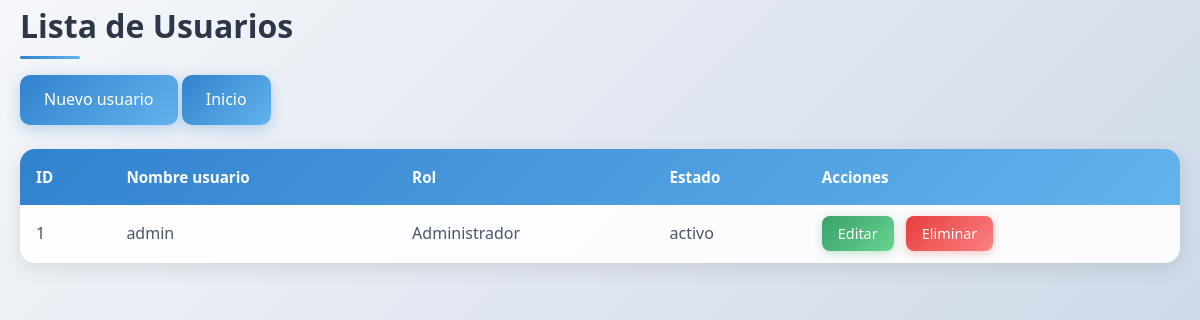
The page /usuarios_services/R_usuario.php (signed in) on the database its author committed.
### tables this page shows
CREATE TABLE usuario (
  id_usuario INT(11) NOT NULL,
  nombre_usuario VARCHAR(50) DEFAULT NULL,
  contrasena VARCHAR(100) DEFAULT NULL,
  rol VARCHAR(20) DEFAULT NULL,
  estado VARCHAR(10) DEFAULT NULL
);

### auth_services/permisos.php (called while the page is built, shortened)
<?php
$permisos = [
    'Administrador' => ['crear', 'editar', 'eliminar', 'listar'],
    'Desarrollador' => ['listar', 'editar', 'crear'],
    'Supervisor'    => ['listar'],
];
function tienePermiso($accion, $rol = null) {
    global $permisos;
    if ($rol === null) {
        $rol = $_SESSION['rol'];
    }
    return isset($permisos[$rol]) && in_array($accion, $permisos[$rol]);
}

### usuarios_services/R_usuario.php (the view, shortened to what this page needs)
<?php
require_once '../config/db.php';
require_once '../auth_services/permisos.php';
try {
    $sql = "SELECT * FROM usuario ORDER BY id_usuario DESC";
    $stmt = $pdo->query($sql);
    $usuarios = $stmt->fetchAll(PDO::FETCH_ASSOC);
} catch(PDOException $e) {
    echo "Error: " . $e->getMessage();
    $usuarios = [];
}
?>
<!DOCTYPE html>
<html>
<head>
    <link rel="stylesheet" href="../public/style.css">
</head>
<body>
    <div class="container">
        <h2>Lista de Usuarios</h2>
        <div class="actions">
            <?php if (tienePermiso('crear')): ?>
                <a href="crear_usuario.php" class="btn-primary">Nuevo usuario</a>
            <?php endif; ?>
            <a href="../public/menu.php" class="btn-primary">Inicio</a>
        </div>
        <table>
            <thead>
                <tr>
                    <th>ID</th>
                    <th>Nombre usuario</th>
                    <th>Rol</th>
                    <th>Estado</th>
                    <th>Acciones</th>
                </tr>
            </thead>
            <tbody>
                <?php if (empty($usuarios)): ?>
                    <tr>
                        <td colspan="4">No hay usuarios registrados</td>
                    </tr>
                <?php else: ?>
                    <?php foreach ($usuarios as $usuario): ?>
                        <tr>
                            <td><?= htmlspecialchars($usuario['id_usuario']) ?></td>
                            <td><?= htmlspecialchars($usuario['nombre_usuario']) ?></td>
                            <td><?= htmlspecialchars($usuario['rol']) ?></td>
                            <td><?= htmlspecialchars($usuario['estado']) ?></td>
                            <td>
                                <?php if (tienePermiso('editar')): ?>
                                    <a href="U_usuario.php?id=<?= $usuario['id_usuario'] ?>" class="btn-edit">Editar</a>
                                <?php endif; ?>
                                <?php if (tienePermiso('eliminar')): ?>
                                    <a href="delete_usuario.php?id=<?= $usuario['id_usuario'] ?>"
                                       class="btn-delete"
                                       onclick="return confirm('¿Estás seguro de eliminar este usuario?')">Eliminar</a>
                                <?php endif; ?>
                            </td>
                        </tr>
                    <?php endforeach; ?>
                <?php endif; ?>
            </tbody>
        </table>
    </div>
</body>
</html>

### public/style.css (style rules this page uses)
* { margin: 0; padding: 0; box-sizing: border-box; }
body { font-family: 'Segoe UI', Tahoma, Geneva, Verdana, sans-serif; line-height: 1.6; color: #333; background: linear-gradient(135deg, #f5f7fa 0%, #c3cfe2 100%); min-height: 100vh; }
.container { max-width: 1200px; margin: 0 auto; padding: 0 20px; }
h2 { color: #2d3748; font-size: 2rem; margin-bottom: 1.5rem; font-weight: 600; position: relative; }
h2::after { content: ''; position: absolute; bottom: -8px; left: 0; width: 60px; height: 3px; background: linear-gradient(90deg, #3182ce, #63b3ed); border-radius: 2px; }
a { color: #3182ce; text-decoration: none; transition: color 0.3s ease; }
table { width: 100%; border-collapse: collapse; background: rgba(255, 255, 255, 0.9); border-radius: 15px; overflow: hidden; box-shadow: 0 5px 20px rgba(0, 0, 0, 0.1); margin: 1.5rem 0; }
thead { background: linear-gradient(135deg, #3182ce 0%, #63b3ed 100%); color: white; }
th { padding: 1rem; text-align: left; font-weight: 600; font-size: 0.95rem; }
td { padding: 1rem; border-bottom: 1px solid #e2e8f0; color: #4a5568; }
tbody tr:last-child td { border-bottom: none; }
.actions { margin-bottom: 1.5rem; }
.btn-primary { background: linear-gradient(135deg, #3182ce 0%, #63b3ed 100%); color: white; padding: 0.75rem 1.5rem; border-radius: 10px; text-decoration: none; font-weight: 500; transition: all 0.3s ease; box-shadow: 0 4px 15px rgba(49, 130, 206, 0.3); display: inline-block; }
.btn-edit { background: linear-gradient(135deg, #38a169 0%, #68d391 100%); color: white; padding: 0.5rem 1rem; border-radius: 8px; text-decoration: none; font-size: 0.9rem; font-weight: 500; transition: all 0.3s ease; box-shadow: 0 2px 10px rgba(56, 161, 105, 0.3); margin-right: 0.5rem; }
.btn-delete { background: linear-gradient(135deg, #e53e3e 0%, #fc8181 100%); color: white; padding: 0.5rem 1rem; border-radius: 8px; text-decoration: none; font-size: 0.9rem; font-weight: 500; transition: all 0.3s ease; box-shadow: 0 2px 10px rgba(229, 62, 62, 0.3); }

### rows shown on the page
usuario: id_usuario "1", nombre_usuario "admin", rol "Administrador", estado "activo"
